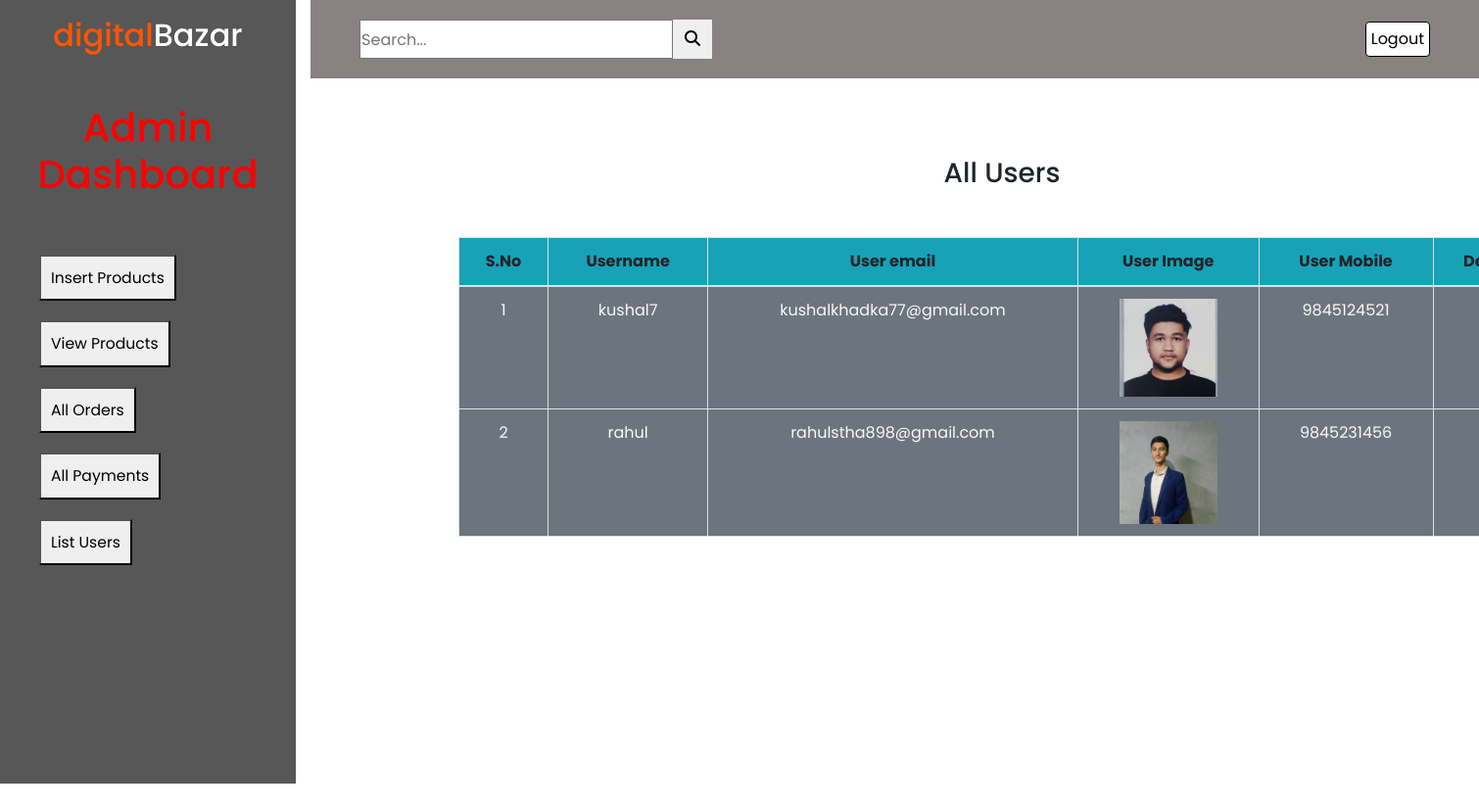
Page /admin/admin_panel.php?list_users (signed in) on the committed database.
### tables this page shows
CREATE TABLE `user` (
  `user_id` int(11) NOT NULL,
  `username` varchar(100) NOT NULL,
  `user_email` varchar(100) NOT NULL,
  `user_password` varchar(255) NOT NULL,
  `user_mobile` varchar(10) NOT NULL,
  `user_image` varchar(1000) NOT NULL,
  `user_ip` varchar(255) NOT NULL
);

### admin/list_users.php (the view)
<h3 class="text-center">All Users</h3>
<table class="table table-bordered mt-5">
    <thead class="bg-info">
    <?php
$get_payments = "select * from `user`";
$result = mysqli_query($conn,$get_payments);
$row_count = mysqli_num_rows($result);
if($row_count == 0){
    echo "<h2 class='bg-danger text-center mt-5'>No users yet</h2>";
}else{
    echo "<tr>
<th>S.No</th>
<th>Username</th>
<th>User email</th>
<th>User Image</th>
<th>User Mobile</th>
<th>Delete</th>
</tr>
</thead>
<tbody class='bg-secondary text-light'>";
    $number = 0;
    while($row_data = mysqli_fetch_assoc($result)){
        $user_id=$row_data['user_id'];
        $username=$row_data['username'];
        $user_email=$row_data['user_email'];
        $user_mobile=$row_data['user_mobile'];
        $user_image=$row_data['user_image'];
        $number ++;
        echo "<tr>
        <td>$number</td>
        <td>$username</td>
        <td>$user_email</td>
        <td><img src='../img/user_img/$user_image' alt='$username' class='product_img'/></td>
        <td>$user_mobile</td>
        <td><a href='admin_panel.php?delete_users=$user_id' class='text-light'><i class='fa-solid fa-trash'></i></a></td>
    </tr>";
    }
}
    ?>
    </tbody>
</table>

### admin/styles.css (style rules this page uses)
* { margin: 0; padding: 0; box-sizing: border-box; font-family: 'Poppins', sans-serif; }
body { min-height: 100vh; }

### admin/admin_panel.php (style rules this page uses)
.product_img { width:100px; object-fit: contain; }

### rows in the picture
user: username "kushal7", user_email "kushalkhadka77@gmail.com", user_image (picture), user_mobile "9845124521"
user: username "rahul", user_email "rahulstha898@gmail.com", user_image+username (picture), user_mobile "9845231456"
